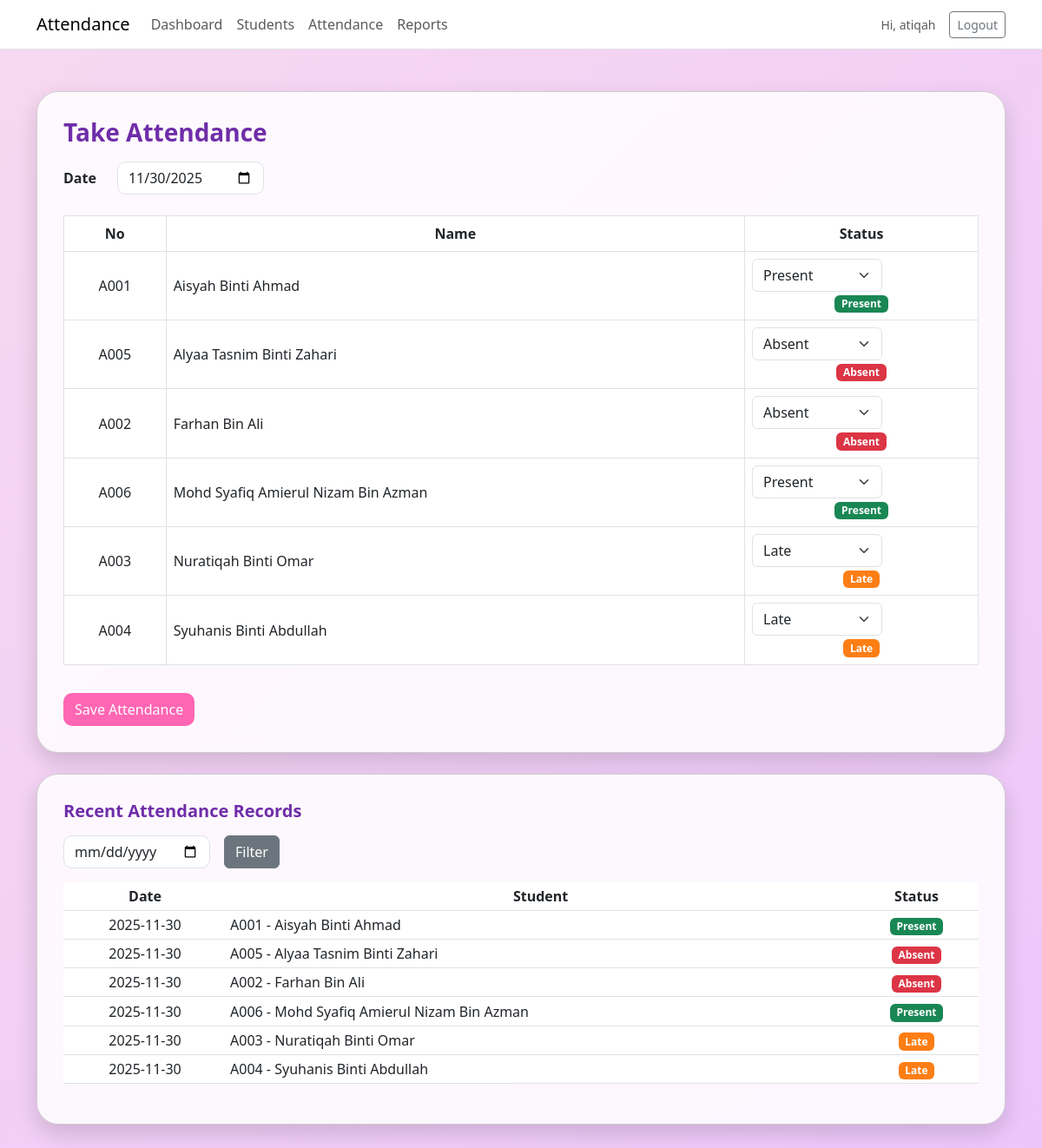
Page /student_attendance_system/attendance.php (signed in) on the committed database.
### tables this page shows
CREATE TABLE `students` (
  `id` int(11) NOT NULL,
  `student_no` varchar(20) NOT NULL,
  `name` varchar(150) NOT NULL,
  `class` varchar(50) DEFAULT NULL,
  `created_at` timestamp NOT NULL DEFAULT current_timestamp()
);

CREATE TABLE `attendance` (
  `id` int(11) NOT NULL,
  `student_id` int(11) NOT NULL,
  `date` date NOT NULL,
  `status` enum('present','absent','late') NOT NULL DEFAULT 'present',
  `remark` varchar(255) DEFAULT NULL,
  `created_at` timestamp NOT NULL DEFAULT current_timestamp()
);

### student_attendance_system/attendance.php (the view, shortened to what this page needs)
<?php
require 'db.php';
$date = $_POST['date'] ?? date('Y-m-d');
$students = $pdo->query("SELECT * FROM students ORDER BY name")->fetchAll();
$existing_attendance = [];
$stmt = $pdo->prepare("SELECT * FROM attendance WHERE date = ?");
$stmt->execute([$date]);
foreach($stmt->fetchAll() as $row){
    $existing_attendance[$row['student_id']] = $row['status'];
}
$filter_date = $_POST['filter_date'] ?? '';
$query = "SELECT a.*, s.student_no, s.name FROM attendance a JOIN students s ON a.student_id=s.id";
$params = [];
$query .= " ORDER BY a.date DESC, s.name LIMIT 100";
$list = $pdo->prepare($query);
$list->execute($params);
$att_list = $list->fetchAll();
?>
<!doctype html>
<html lang="en">
<head>
<link href="https://cdn.jsdelivr.net/npm/bootstrap@5.3.0/dist/css/bootstrap.min.css" rel="stylesheet">
<link rel="stylesheet" href="assets/css/style.css">
</head>
<body>
<?php include 'navbar.php'; ?>
<div class="container py-5">
    <div class="card mb-4">
        <h3 class="mb-3 text-purple">Take Attendance</h3>
        <form method="post">
            <div class="mb-4 row align-items-center">
                <label class="col-auto col-form-label fw-semibold">Date</label>
                <div class="col-auto">
                    <input type="date" name="date" class="form-control" value="<?=htmlspecialchars($date)?>" onchange="this.form.submit()">
                </div>
            </div>
            <div class="table-responsive">
                <table class="table table-bordered table-hover align-middle text-center">
                    <thead>
                        <tr>
                            <th>No</th>
                            <th>Name</th>
                            <th>Status</th>
                        </tr>
                    </thead>
                    <tbody>
                        <?php foreach($students as $s):
                            $sel_status = $existing_attendance[$s['id']] ?? 'present';
                            $badge_class = $sel_status=='present'?'badge-present':($sel_status=='absent'?'badge-absent':'badge-late');
                        ?>
                        <tr>
                            <td><?=htmlspecialchars($s['student_no'])?></td>
                            <td class="text-start"><?=htmlspecialchars($s['name'])?></td>
                            <td>
                                <select name="status[<?= $s['id'] ?>]" class="form-select">
                                    <option value="present" <?= $sel_status=='present'?'selected':'' ?>>Present</option>
                                    <option value="absent" <?= $sel_status=='absent'?'selected':'' ?>>Absent</option>
                                    <option value="late" <?= $sel_status=='late'?'selected':'' ?>>Late</option>
                                </select>
                                <span class="badge <?=$badge_class?> mt-1"><?=ucfirst($sel_status)?></span>
                            </td>
                        </tr>
                        <?php endforeach; ?>
                    </tbody>
                </table>
            </div>
            <div class="mt-3">
                <button name="save_attendance" class="btn btn-pink">Save Attendance</button>
            </div>
        </form>
    </div>
    <div class="card">
        <h5 class="mb-3 text-purple">Recent Attendance Records</h5>
        <form method="post" class="row g-3 mb-3">
            <div class="col-auto">
                <input type="date" name="filter_date" class="form-control" value="<?=htmlspecialchars($filter_date)?>">
            </div>
            <div class="col-auto">
                <button class="btn btn-secondary" type="submit">Filter</button>
            </div>
        </form>
        <div class="table-responsive">
            <table class="table table-sm table-hover text-center align-middle">
                <thead>
                    <tr>
                        <th>Date</th>
                        <th>Student</th>
                        <th>Status</th>
                    </tr>
                </thead>
                <tbody>
                    <?php foreach($att_list as $a):
                        $status_class = $a['status']=='present'?'badge-present':($a['status']=='absent'?'badge-absent':'badge-late');
                    ?>
                    <tr>
                        <td><?=htmlspecialchars($a['date'])?></td>
                        <td class="text-start"><?=htmlspecialchars($a['student_no'].' - '.$a['name'])?></td>
                        <td><span class="badge <?=$status_class?>"><?=ucfirst($a['status'])?></span></td>
                    </tr>
                    <?php endforeach;?>
                </tbody>
            </table>
        </div>
    </div>
</div>
</body>
</html>

### student_attendance_system/css/style.css (style rules this page uses)
body { background-color: #b49bf7; font-family: 'Segoe UI', sans-serif; }
h1,h2,h3,h4,h5,h6 { font-weight: 600; }
.card { border-radius: 15px; box-shadow: 0 4px 12px rgba(0,0,0,0.1); }
.btn-pink { background-color: #db2777; color: #fff; transition: all .2s; border-radius: 10px; }
.form-control { border-radius: 10px; }
.badge-present { background-color: #db2777; color: #fff; }
.badge-absent { background-color: #6f42c1; color: #fff; }
.badge-late { background-color: #ff9f43; color: #fff; }

### student_attendance_system/attendance.php (style rules this page uses)
body { background: linear-gradient(135deg, #f7d9f0, #e9c0ff, #ffd6f2, #e8b0ff); background-size: 400% 400%; animation: gradientBG 15s ease infinite; font-family: 'Segoe UI', sans-serif; }
.card { border-radius: 25px; padding: 30px; backdrop-filter: blur(10px); background: rgba(255,255,255,0.85); box-shadow: 0 10px 25px rgba(0,0,0,0.15); animation: fadeSlideIn 0.8s ease forwards; opacity: 0; transform: translateY(20px); }
.btn-pink { background-color: #ff66b3; color: #fff; font-weight: 500; transition: all 0.3s ease; }
.text-purple { color: #6f2da8; }
.table thead { background-color: #d18cd1; color: #fff; }
.form-select { max-width: 150px; }
.badge-present { background-color: #198754; }
.badge-absent { background-color: #dc3545; }
.badge-late { background-color: #fd7e14; }

### rows in the picture
students: student_no "A001", name "Aisyah Binti Ahmad", id "Present"
students: student_no "A005", name "Alyaa Tasnim Binti Zahari", id "Absent"
students: student_no "A002", name "Farhan Bin Ali", id "Absent"
students: student_no "A006", name "Mohd Syafiq Amierul Nizam Bin Azman", id "Present"
students: student_no "A003", name "Nuratiqah Binti Omar", id "Late"
students: student_no "A004", name "Syuhanis Binti Abdullah", id "Late"
attendance: date "2025-11-30", student.name "A001 - Aisyah Binti Ahmad", status "Present"
attendance: date "2025-11-30", student.name "A005 - Alyaa Tasnim Binti Zahari", status "Absent"
attendance: date "2025-11-30", student.name "A002 - Farhan Bin Ali", status "Absent"
attendance: date "2025-11-30", student.name "A006 - Mohd Syafiq Amierul Nizam Bin Azman", status "Present"
attendance: date "2025-11-30", student.name "A003 - Nuratiqah Binti Omar", status "Late"
attendance: date "2025-11-30", student.name "A004 - Syuhanis Binti Abdullah", status "Late"

### other values in the picture
$user['name'] "atiqah"
